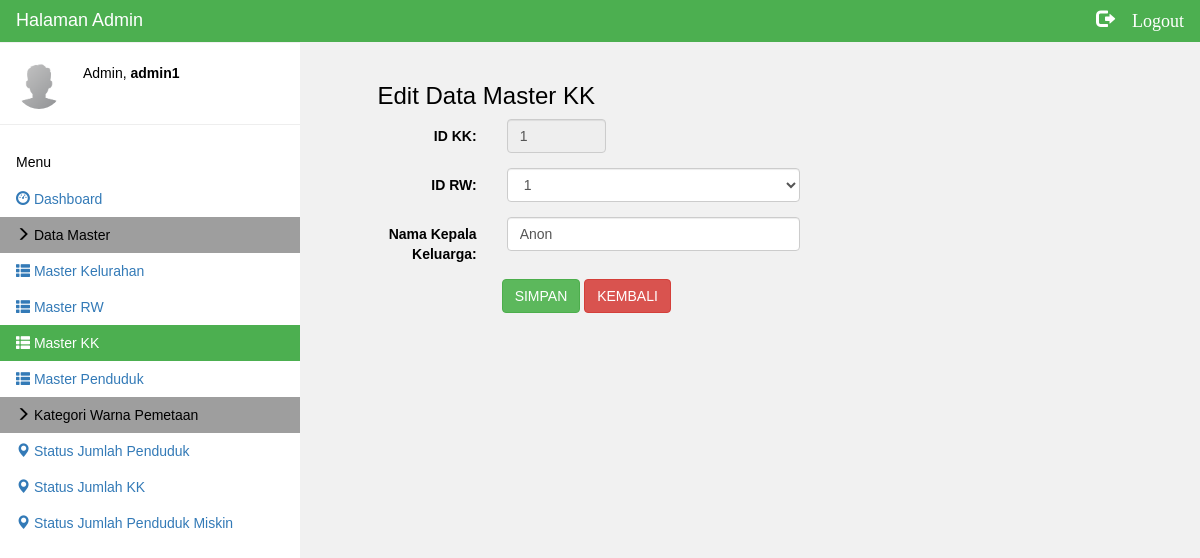
The app's page /Admin/ubah_kk.php?id_kk=1 (signed in) with its own data.
### tables this page shows
CREATE TABLE IF NOT EXISTS `tb_kk` (
  `id_kk` int(11) NOT NULL,
  `id_rw` int(11) NOT NULL,
  `nama_kepalakeluarga` varchar(30) NOT NULL,
  PRIMARY KEY (`id_kk`)
);

### Admin/ubah_kk.php (the view, shortened to what this page needs)
<!DOCTYPE html>
<?php
include "koneksi.php";
$id_kk = $_GET['id_kk'];
$query = "select * from tb_kk where id_kk='$id_kk'";
$result = mysqli_query( $sambung, $query) or die("gagal
melakukan query");
$buff = mysqli_fetch_array($result);
?>
<html>
<link rel="stylesheet" href="css/w3.css">
<link rel="stylesheet" href="http://cdnjs.cloudflare.com/ajax/libs/font-awesome/4.6.3/css/font-awesome.min.css">
<link href="//maxcdn.bootstrapcdn.com/bootstrap/3.3.6/css/bootstrap.min.css" rel="stylesheet">
    <link href="//cdnjs.cloudflare.com/ajax/libs/octicons/3.5.0/octicons.min.css" rel="stylesheet">
    <link href="../colorpicker/dist/css/bootstrap-colorpicker.min.css" rel="stylesheet">
    <link href="../colorpicker/docs/assets/main.css" rel="stylesheet">
<body class="w3-light-grey">
<div class="w3-container w3-top w3-green w3-large w3-padding" style="z-index:4">
  <span class="w3-Left">Halaman Admin</span>
  <a href="logout.php"><span id="logout" class="w3-right glyphicon glyphicon-log-out"> Logout</span></a>
</div>
<nav class="w3-sidenav w3-collapse w3-white w3-animate-left" style="z-index:3;width:300px;" id="mySidenav"><br>
  <div class="w3-container w3-row">
    <div class="w3-col s3">
      <img src="css/img_avatar3.png" class="w3-circle w3-margin-right" style="width:46px">
    </div>
    <div class="w3-col s9">
      <span>Admin, <strong><?=$_SESSION['nama'];?></strong></span><br>
    </div>
  </div>
  <hr>
  <div class="w3-container" >
    <h5>Menu</h5>
  </div>
  <a href="#" class="w3-padding "><span class="glyphicon glyphicon-dashboard"></span>  Dashboard</a>
  <a href="" class="w3-padding w3-grey"><i class="glyphicon glyphicon-menu-right"></i>  Data Master</a>
  <a href="tampil_kelurahan.php" class="w3-padding "><i class="glyphicon glyphicon-th-list"></i>  Master Kelurahan</a>
  <a href="tampil_rw.php" class="w3-padding "><i class="glyphicon glyphicon-th-list"></i>  Master RW</a>
  <a href="tampil_kk.php" class="w3-padding w3-green"><i class="glyphicon glyphicon-th-list"></i>  Master KK</a>
  <a href="tampil_penduduk.php" class="w3-padding"><i class="glyphicon glyphicon-th-list"></i>  Master Penduduk</a>
  <a href="" class="w3-padding w3-grey"><i class="glyphicon glyphicon-menu-right"></i>  Kategori Warna Pemetaan</a>
  <a href="status/index.php" class="w3-padding"><i class="glyphicon glyphicon-map-marker"></i>  Status Jumlah Penduduk</a>
  <a href="status_jmlkk/index.php" class="w3-padding "><i class="glyphicon glyphicon-map-marker"></i>  Status Jumlah KK</a>
  <a href="status_kk/index.php" class="w3-padding"><i class="glyphicon glyphicon-map-marker"></i>  Status Jumlah Penduduk Miskin</a>
</nav>
<div class="w3-main" style="margin-left:300px;margin-top:43px;">
      <div class="row" >
      <div class="col-sm-1"></div>
  <div class="col-sm-10" id="konten" style="margin-top:20px;">
      <h3>Edit Data Master KK</h3>
      <form name="form1" method="post" role="form" class="form-horizontal" action="update_kk.php" id="contact_form">
<div class="form-group">
    <label for="id" class="control-label col-sm-2">ID KK:</label>
    <div class="col-sm-2">
  <input type="text" readonly="true" name="id_kk" class="form-control" id="id_kk" value="<?php echo $buff['id_kk']; ?>" >
  </div>
  </div>
<div class="form-group ">
    <label for="id_rw" class="control-label col-sm-2">ID RW:</label>
    <div class="col-sm-5">
    <select name="id_rw" id="id_rw" class="form-control">
    <option value="<?php echo $buff['id_rw']; ?>"><?php echo $buff['id_rw']; ?></option>
    </select>
  </div>
  </div>
<div class="form-group ">
    <label for="id" class="control-label col-sm-2">Nama Kepala Keluarga:</label>
    <div class="col-sm-5">
    <input type="text" name="nama_kepalakeluarga" class="form-control" id="nama_kepalakeluarga" value="<?php echo $buff['nama_kepalakeluarga']; ?>">
  </div>
  </div>
<div class="col-sm-2"></div>
<input type="submit" class="btn btn-success" value="SIMPAN">
<input type="button" value="KEMBALI" class="btn btn-danger"
onClick="self.history.back()">
</form>
    </div>
<div class="col-sm-1"></div>
</div>
<div class="row" >
<div class="col-sm-5"></div>
</div>
</body>
</html>

### Admin/css/w3.css (style rules this page uses)
* { -webkit-box-sizing:border-box;-moz-box-sizing:border-box;box-sizing:border-box }
html { -ms-text-size-adjust:100%;-webkit-text-size-adjust:100% }
body { margin:0 }
article,aside,details,figcaption,figure,footer,header,hgroup,main,menu,nav,section,summary { display:block }
a { background-color:transparent }
img { border:0 }
hr { -moz-box-sizing:content-box;box-sizing:content-box }
button,input,select,textarea { font:inherit;margin:0 }
button,select { text-transform:none }
button,html input[type=button],input[type=reset],input[type=submit] { -webkit-appearance:button;cursor:pointer }
html,body { font-family:Verdana,sans-serif;font-size:15px;line-height:1.5 }
html { overflow-x:hidden }
h1,h2,h3,h4,h5,h6,.w3-slim,.w3-wide { font-family:"Segoe UI",Arial,sans-serif }
h3 { font-size:24px }
h5 { font-size:18px }
h1,h2,h3,h4,h5,h6 { font-weight:400;margin:10px 0 }
hr { height:0;border:0;border-top:1px solid #eee;margin:20px 0 }
img { margin-bottom:-5px }
a { color:inherit }
.w3-navbar a,.w3-topnav a,.w3-sidenav a,.w3-dropdown-content a,.w3-accordion-content a,.w3-dropnav a { text-decoration:none!important }
.w3-btn,.w3-btn-floating,.w3-dropnav a,.w3-btn-floating-large,.w3-btn-block,.w3-hover-shadow,.w3-hover-opacity, .w3-navbar a,.w3-sidenav a,.w3-pagination li a,.w3-hoverable tbody tr,.w3-hoverable li,.w3-accordion-content a,.w3-dropdown-content a,.w3-dropdown-click:hover,.w3-dropdown-hover:hover,.w3-opennav,.w3-closenav,.w3-closebtn, .w3-hover-amber,.w3-hover-aqua,.w3-hover-blue,.w3-hover-light-blue,.w3-hover-brown,.w3-hover-cyan,.w3-hover-blue-grey,.w3-hover-green,.w3-hover-light-green,.w3-hover-indigo,.w3-hover-khaki,.w3-hover-lime,.w3-hover-orange,.w3-hover-deep-orange,.w3-hover-pink, .w3-hover-purple,.w3-hover-deep-purple,.w3-hover-red,.w3-hover-sand,.w3-hover-teal,.w3-hover-yellow,.w3-hover-white,.w3-hover-black,.w3-hover-grey,.w3-hover-light-grey,.w3-hover-dark-grey,.w3-hover-text-amber,.w3-hover-text-aqua,.w3-hover-text-blue,.w3-hover-text-light-blue, .w3-hover-text-brown,.w3-hover-text-cyan,.w3-hover-text-blue-grey,.w3-hover-text-green,.w3-hover-text-light-green,.w3-hover-text-indigo,.w3-hover-text-khaki,.w3-hover-text-lime,.w3-hover-text-orange,.w3-hover-text-deep-orange,.w3-hover-text-pink,.w3-hover-text-purple, .w3-hover-text-deep-purple,.w3-hover-text-red,.w3-hover-text-sand,.w3-hover-text-teal,.w3-hover-text-yellow,.w3-hover-text-white,.w3-hover-text-black,.w3-hover-text-grey,.w3-hover-text-light-grey,.w3-hover-text-dark-grey { -webkit-transition:background-color .3s,color .15s,box-shadow .3s,opacity 0.3s;transition:background-color .3s,color .15s,box-shadow .3s,opacity 0.3s }
.w3-sidenav { height:100%;width:200px;background-color:#fff;position:fixed!important;z-index:1;overflow:auto }
.w3-sidenav a { padding:4px 2px 4px 16px }
.w3-sidenav a,.w3-dropnav a { display:block }
.w3-main,#main { transition:margin-left .4s }
.w3-container:after,.w3-panel:after,.w3-row:after,.w3-row-padding:after,.w3-topnav:after,.w3-clear:after,.w3-btn-group:before,.w3-btn-group:after,.w3-btn-bar:before,.w3-btn-bar:after { content:"";display:table;clear:both }
.w3-col,.w3-half,.w3-third,.w3-twothird,.w3-threequarter,.w3-quarter { float:left;width:100% }
.w3-col.s3 { width:24.99999% }
.w3-col.s9 { width:74.99999% }
@media screen and (min-width:993px) { .w3-sidenav.w3-collapse { display:block!important } }
.w3-top,.w3-bottom { position:fixed;width:100%;z-index:1 }
.w3-top { top:0 }
.w3-right { float:right!important }
.w3-large { font-size:18px!important }
.w3-circle { border-radius:50%!important }
.w3-margin-right { margin-right:16px!important }
.w3-padding-medium,.w3-padding,.w3-form { padding:8px 16px!important }
.w3-container { padding:0.01em 16px }
.w3-animate-left { position:relative;-webkit-animation:animateleft 0.4s;animation:animateleft 0.4s }
.w3-green,.w3-hover-green:hover { color:#fff!important;background-color:#4CAF50!important }
.w3-white,.w3-hover-white:hover { color:#000!important;background-color:#fff!important }
.w3-grey,.w3-hover-grey:hover { color:#000!important;background-color:#9e9e9e!important }
.w3-light-grey,.w3-hover-light-grey:hover { color:#000!important;background-color:#f1f1f1!important }

### Admin/ubah_kk.php (style rules this page uses)
#modalhapus, { background-color: #0099FF; color:white !important; text-align: center; font-size: 30px; }
#logout { color: white; }
html,body,h1,h2,h3,h4,h5 { font-family: "Raleway", sans-serif }

### records on screen
tb_kk: id_kk "1", id_rw "1", nama_kepalakeluarga "Anon"

### other values on screen
$_SESSION['nama'] "admin1"
